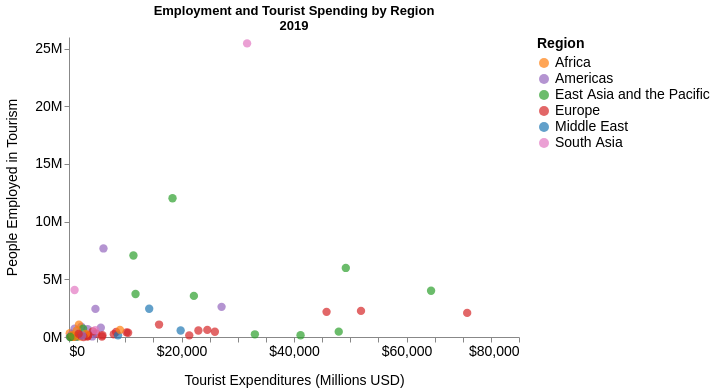

Source (notebook cell):
### Code cell
# Scatter plot, expenditure x employment, 2019, by country
data = tourism[
        (tourism["year"] == 2019) &
        (tourism["indicator_code"].isin(["INBD_EXPD_BPAY_TOTL_VSTR", "EMPL_TOTL_TOTL_TOTL_TOTL_PRSN"])) &
        (tourism["region"].notna())
    ]

data_wide = (
    data.pivot_table(
        index = ["reporter_area_label", "region"],
        columns = "indicator_code",
        values = "value"
    ).dropna().reset_index()
)

def scatter_1(df):
    chart = alt.Chart(df).mark_point(filled = True, size = 70, opacity = 0.7).encode(
        alt.X("INBD_EXPD_BPAY_TOTL_VSTR:Q", axis = alt.Axis(format = "$,.0f")).title("Tourist Expenditures (Millions USD)"),
        alt.Y("EMPL_TOTL_TOTL_TOTL_TOTL_PRSN:Q", axis=alt.Axis(format="~s")).title("People Employed in Tourism"),
        color = alt.Color("region:N", title = "Region", scale = region_scale),
        tooltip = alt.Tooltip("reporter_area_label", title = "")
    ).properties(
        title = {
            "text" : [
                    "Employment and Tourist Spending by Region",
                    "2019"
            ]
        }
    ).configure_axis(
        labelFontSize=14,
        titleFontSize=14
    ).configure_legend(
        titleFontSize=14,
        labelFontSize=14 
    )

    return chart

# Render chart
scatter_1(data_wide)

### Figure 1 — Vega-Lite specification as saved in the notebook (floating-point values rounded to 4 significant figures)
{"config": {"axis": {"grid": false, "titleFontWeight": "normal", "titlePadding": 15, "labelFontSize": 14, "titleFontSize": 14}, "view": {"stroke": null, "width": 450}, "legend": {"labelFontSize": 14, "titleFontSize": 14}}, "data": {"name": "data-c1a163c0b06b52084fc1637a251a6e65"}, "mark": {"type": "point", "filled": true, "opacity": 0.7, "size": 70}, "encoding": {"color": {"field": "region", "scale": {"domain": ["Africa", "Americas", "East Asia and the Pacific", "Europe", "Middle East", "South Asia"], "range": ["#ff7f0e", "#9467bd", "#2ca02c", "#d62728", "#1f77b4", "#e377c2"]}, "title": "Region", "type": "nominal"}, "tooltip": {"field": "reporter_area_label", "title": "", "type": "nominal"}, "x": {"axis": {"format": "$,.0f"}, "field": "INBD_EXPD_BPAY_TOTL_VSTR", "title": "Tourist Expenditures (Millions USD)", "type": "quantitative"}, "y": {"axis": {"format": "~s"}, "field": "EMPL_TOTL_TOTL_TOTL_TOTL_PRSN", "title": "People Employed in Tourism", "type": "quantitative"}}, "title": {"text": ["Employment and Tourist Spending by Region", "2019"]}, "$schema": "https://vega.github.io/schema/vega-lite/v6.4.1.json", "datasets": {"data-c1a163c0b06b52084fc1637a251a6e65": [{"reporter_area_label": "Algeria", "region": "Africa", "EMPL_TOTL_TOTL_TOTL_TOTL_PRSN": 320000.0, "INBD_EXPD_BPAY_TOTL_VSTR": 140.0}, {"reporter_area_label": "Angola", "region": "Africa", "EMPL_TOTL_TOTL_TOTL_TOTL_PRSN": 124700.0, "INBD_EXPD_BPAY_TOTL_VSTR": 395.0}, {"reporter_area_label": "Argentina", "region": "Americas", "EMPL_TOTL_TOTL_TOTL_TOTL_PRSN": 801700.0, "INBD_EXPD_BPAY_TOTL_VSTR": 5654.0}, {"reporter_area_label": "Armenia", "region": "Europe", "EMPL_TOTL_TOTL_TOTL_TOTL_PRSN": 73870.0, "INBD_EXPD_BPAY_TOTL_VSTR": 1553.0}, {"reporter_area_label": "Australia", "region": "East Asia and the Pacific", "EMPL_TOTL_TOTL_TOTL_TOTL_PRSN": 463500.0, "INBD_EXPD_BPAY_TOTL_VSTR": 47950.0}, {"reporter_area_label": "Austria", "region": "Europe", "EMPL_TOTL_TOTL_TOTL_TOTL_PRSN": 451200.0, "INBD_EXPD_BPAY_TOTL_VSTR": 25930.0}, {"reporter_area_label": "Bahamas", "region": "Americas", "EMPL_TOTL_TOTL_TOTL_TOTL_PRSN": 50380.0, "INBD_EXPD_BPAY_TOTL_VSTR": 4150.0}, {"reporter_area_label": "Barbados", "region": "Americas", "EMPL_TOTL_TOTL_TOTL_TOTL_PRSN": 8328.0, "INBD_EXPD_BPAY_TOTL_VSTR": 1250.0}, {"reporter_area_label": "Belgium", "region": "Europe", "EMPL_TOTL_TOTL_TOTL_TOTL_PRSN": 366000.0, "INBD_EXPD_BPAY_TOTL_VSTR": 10520.0}, {"reporter_area_label": "Bhutan", "region": "South Asia", "EMPL_TOTL_TOTL_TOTL_TOTL_PRSN": 19710.0, "INBD_EXPD_BPAY_TOTL_VSTR": 120.0}, {"reporter_area_label": "Bolivia (Plurinational State of)", "region": "Americas", "EMPL_TOTL_TOTL_TOTL_TOTL_PRSN": 711700.0, "INBD_EXPD_BPAY_TOTL_VSTR": 977.0}, {"reporter_area_label": "Botswana", "region": "Africa", "EMPL_TOTL_TOTL_TOTL_TOTL_PRSN": 43670.0, "INBD_EXPD_BPAY_TOTL_VSTR": 712.4}, {"reporter_area_label": "Brazil", "region": "Americas", "EMPL_TOTL_TOTL_TOTL_TOTL_PRSN": 7677000.0, "INBD_EXPD_BPAY_TOTL_VSTR": 6127.0}, {"reporter_area_label": "Bulgaria", "region": "Europe", "EMPL_TOTL_TOTL_TOTL_TOTL_PRSN": 285700.0, "INBD_EXPD_BPAY_TOTL_VSTR": 4832.0}, {"reporter_area_label": "Cameroon", "region": "Africa", "EMPL_TOTL_TOTL_TOTL_TOTL_PRSN": 24100.0, "INBD_EXPD_BPAY_TOTL_VSTR": 681.0}, {"reporter_area_label": "Chile", "region": "Americas", "EMPL_TOTL_TOTL_TOTL_TOTL_PRSN": 668500.0, "INBD_EXPD_BPAY_TOTL_VSTR": 3316.0}, {"reporter_area_label": "China, Hong Kong Special Administrative Region", "region": "East Asia and the Pacific", "EMPL_TOTL_TOTL_TOTL_TOTL_PRSN": 232700.0, "INBD_EXPD_BPAY_TOTL_VSTR": 33040.0}, {"reporter_area_label": "China, Macao Special Administrative Region", "region": "East Asia and the Pacific", "EMPL_TOTL_TOTL_TOTL_TOTL_PRSN": 154700.0, "INBD_EXPD_BPAY_TOTL_VSTR": 41160.0}, {"reporter_area_label": "Cook Islands", "region": "East Asia and the Pacific", "EMPL_TOTL_TOTL_TOTL_TOTL_PRSN": 2024.0, "INBD_EXPD_BPAY_TOTL_VSTR": 227.8}, {"reporter_area_label": "Costa Rica", "region": "Americas", "EMPL_TOTL_TOTL_TOTL_TOTL_PRSN": 254600.0, "INBD_EXPD_BPAY_TOTL_VSTR": 4339.0}, {"reporter_area_label": "Cyprus", "region": "Europe", "EMPL_TOTL_TOTL_TOTL_TOTL_PRSN": 54200.0, "INBD_EXPD_BPAY_TOTL_VSTR": 3251.0}, {"reporter_area_label": "Czechia", "region": "Europe", "EMPL_TOTL_TOTL_TOTL_TOTL_PRSN": 239500.0, "INBD_EXPD_BPAY_TOTL_VSTR": 7967.0}, {"reporter_area_label": "Ecuador", "region": "Americas", "EMPL_TOTL_TOTL_TOTL_TOTL_PRSN": 902100.0, "INBD_EXPD_BPAY_TOTL_VSTR": 2194.0}, {"reporter_area_label": "Egypt", "region": "Middle East", "EMPL_TOTL_TOTL_TOTL_TOTL_PRSN": 2444000.0, "INBD_EXPD_BPAY_TOTL_VSTR": 14260.0}, {"reporter_area_label": "El Salvador", "region": "Americas", "EMPL_TOTL_TOTL_TOTL_TOTL_PRSN": 304200.0, "INBD_EXPD_BPAY_TOTL_VSTR": 1664.0}, {"reporter_area_label": "Fiji", "region": "East Asia and the Pacific", "EMPL_TOTL_TOTL_TOTL_TOTL_PRSN": 28820.0, "INBD_EXPD_BPAY_TOTL_VSTR": 1345.0}, {"reporter_area_label": "Finland", "region": "Europe", "EMPL_TOTL_TOTL_TOTL_TOTL_PRSN": 154100.0, "INBD_EXPD_BPAY_TOTL_VSTR": 5944.0}, {"reporter_area_label": "France", "region": "Europe", "EMPL_TOTL_TOTL_TOTL_TOTL_PRSN": 2090000.0, "INBD_EXPD_BPAY_TOTL_VSTR": 70790.0}, {"reporter_area_label": "Greece", "region": "Europe", "EMPL_TOTL_TOTL_TOTL_TOTL_PRSN": 564000.0, "INBD_EXPD_BPAY_TOTL_VSTR": 23000.0}, {"reporter_area_label": "Honduras", "region": "Americas", "EMPL_TOTL_TOTL_TOTL_TOTL_PRSN": 267700.0, "INBD_EXPD_BPAY_TOTL_VSTR": 558.0}, {"reporter_area_label": "Hungary", "region": "Europe", "EMPL_TOTL_TOTL_TOTL_TOTL_PRSN": 398100.0, "INBD_EXPD_BPAY_TOTL_VSTR": 10220.0}, {"reporter_area_label": "India", "region": "South Asia", "EMPL_TOTL_TOTL_TOTL_TOTL_PRSN": 25450000.0, "INBD_EXPD_BPAY_TOTL_VSTR": 31660.0}, {"reporter_area_label": "Indonesia", "region": "East Asia and the Pacific", "EMPL_TOTL_TOTL_TOTL_TOTL_PRSN": 12030000.0, "INBD_EXPD_BPAY_TOTL_VSTR": 18400.0}, {"reporter_area_label": "Israel", "region": "Europe", "EMPL_TOTL_TOTL_TOTL_TOTL_PRSN": 435600.0, "INBD_EXPD_BPAY_TOTL_VSTR": 8378.0}, {"reporter_area_label": "Italy", "region": "Europe", "EMPL_TOTL_TOTL_TOTL_TOTL_PRSN": 2262000.0, "INBD_EXPD_BPAY_TOTL_VSTR": 51910.0}, {"reporter_area_label": "Japan", "region": "East Asia and the Pacific", "EMPL_TOTL_TOTL_TOTL_TOTL_PRSN": 5987000.0, "INBD_EXPD_BPAY_TOTL_VSTR": 49210.0}, {"reporter_area_label": "Kenya", "region": "Africa", "EMPL_TOTL_TOTL_TOTL_TOTL_PRSN": 1070000.0, "INBD_EXPD_BPAY_TOTL_VSTR": 1762.0}, {"reporter_area_label": "Lebanon", "region": "Middle East", "EMPL_TOTL_TOTL_TOTL_TOTL_PRSN": 143700.0, "INBD_EXPD_BPAY_TOTL_VSTR": 8717.0}, {"reporter_area_label": "Luxembourg", "region": "Europe", "EMPL_TOTL_TOTL_TOTL_TOTL_PRSN": 38980.0, "INBD_EXPD_BPAY_TOTL_VSTR": 5862.0}, {"reporter_area_label": "Malaysia", "region": "East Asia and the Pacific", "EMPL_TOTL_TOTL_TOTL_TOTL_PRSN": 3562000.0, "INBD_EXPD_BPAY_TOTL_VSTR": 22200.0}, {"reporter_area_label": "Mauritius", "region": "Africa", "EMPL_TOTL_TOTL_TOTL_TOTL_PRSN": 31550.0, "INBD_EXPD_BPAY_TOTL_VSTR": 2024.0}, {"reporter_area_label": "Mexico", "region": "Americas", "EMPL_TOTL_TOTL_TOTL_TOTL_PRSN": 2614000.0, "INBD_EXPD_BPAY_TOTL_VSTR": 27130.0}, {"reporter_area_label": "Mongolia", "region": "East Asia and the Pacific", "EMPL_TOTL_TOTL_TOTL_TOTL_PRSN": 87840.0, "INBD_EXPD_BPAY_TOTL_VSTR": 605.0}, {"reporter_area_label": "Myanmar", "region": "East Asia and the Pacific", "EMPL_TOTL_TOTL_TOTL_TOTL_PRSN": 710100.0, "INBD_EXPD_BPAY_TOTL_VSTR": 2501.0}, {"reporter_area_label": "North Macedonia", "region": "Europe", "EMPL_TOTL_TOTL_TOTL_TOTL_PRSN": 29340.0, "INBD_EXPD_BPAY_TOTL_VSTR": 401.0}, {"reporter_area_label": "Pakistan", "region": "South Asia", "EMPL_TOTL_TOTL_TOTL_TOTL_PRSN": 4077000.0, "INBD_EXPD_BPAY_TOTL_VSTR": 992.0}, {"reporter_area_label": "Peru", "region": "Americas", "EMPL_TOTL_TOTL_TOTL_TOTL_PRSN": 2437000.0, "INBD_EXPD_BPAY_TOTL_VSTR": 4703.0}, {"reporter_area_label": "Philippines", "region": "East Asia and the Pacific", "EMPL_TOTL_TOTL_TOTL_TOTL_PRSN": 7061000.0, "INBD_EXPD_BPAY_TOTL_VSTR": 11460.0}, {"reporter_area_label": "Poland", "region": "Europe", "EMPL_TOTL_TOTL_TOTL_TOTL_PRSN": 1078000.0, "INBD_EXPD_BPAY_TOTL_VSTR": 16010.0}, {"reporter_area_label": "Portugal", "region": "Europe", "EMPL_TOTL_TOTL_TOTL_TOTL_PRSN": 615500.0, "INBD_EXPD_BPAY_TOTL_VSTR": 24590.0}, {"reporter_area_label": "Romania", "region": "Europe", "EMPL_TOTL_TOTL_TOTL_TOTL_PRSN": 492900.0, "INBD_EXPD_BPAY_TOTL_VSTR": 4240.0}, {"reporter_area_label": "Saudi Arabia", "region": "Middle East", "EMPL_TOTL_TOTL_TOTL_TOTL_PRSN": 568000.0, "INBD_EXPD_BPAY_TOTL_VSTR": 19850.0}, {"reporter_area_label": "Senegal", "region": "Africa", "EMPL_TOTL_TOTL_TOTL_TOTL_PRSN": 182000.0, "INBD_EXPD_BPAY_TOTL_VSTR": 586.0}, {"reporter_area_label": "Serbia", "region": "Europe", "EMPL_TOTL_TOTL_TOTL_TOTL_PRSN": 161400.0, "INBD_EXPD_BPAY_TOTL_VSTR": 2000.0}, {"reporter_area_label": "Seychelles", "region": "Africa", "EMPL_TOTL_TOTL_TOTL_TOTL_PRSN": 9922.0, "INBD_EXPD_BPAY_TOTL_VSTR": 884.0}, {"reporter_area_label": "Slovakia", "region": "Europe", "EMPL_TOTL_TOTL_TOTL_TOTL_PRSN": 157200.0, "INBD_EXPD_BPAY_TOTL_VSTR": 3350.0}, {"reporter_area_label": "Slovenia", "region": "Europe", "EMPL_TOTL_TOTL_TOTL_TOTL_PRSN": 67310.0, "INBD_EXPD_BPAY_TOTL_VSTR": 3353.0}, {"reporter_area_label": "South Africa", "region": "Africa", "EMPL_TOTL_TOTL_TOTL_TOTL_PRSN": 619100.0, "INBD_EXPD_BPAY_TOTL_VSTR": 9064.0}, {"reporter_area_label": "Sri Lanka", "region": "South Asia", "EMPL_TOTL_TOTL_TOTL_TOTL_PRSN": 587100.0, "INBD_EXPD_BPAY_TOTL_VSTR": 4663.0}, {"reporter_area_label": "Switzerland", "region": "Europe", "EMPL_TOTL_TOTL_TOTL_TOTL_PRSN": 141100.0, "INBD_EXPD_BPAY_TOTL_VSTR": 21380.0}, {"reporter_area_label": "Thailand", "region": "East Asia and the Pacific", "EMPL_TOTL_TOTL_TOTL_TOTL_PRSN": 4007000.0, "INBD_EXPD_BPAY_TOTL_VSTR": 64370.0}, {"reporter_area_label": "Tunisia", "region": "Africa", "EMPL_TOTL_TOTL_TOTL_TOTL_PRSN": 273100.0, "INBD_EXPD_BPAY_TOTL_VSTR": 3030.0}, {"reporter_area_label": "Türkiye", "region": "Europe", "EMPL_TOTL_TOTL_TOTL_TOTL_PRSN": 2179000.0, "INBD_EXPD_BPAY_TOTL_VSTR": 45790.0}, {"reporter_area_label": "Uganda", "region": "Africa", "EMPL_TOTL_TOTL_TOTL_TOTL_PRSN": 573500.0, "INBD_EXPD_BPAY_TOTL_VSTR": 1400.0}, {"reporter_area_label": "Ukraine", "region": "Europe", "EMPL_TOTL_TOTL_TOTL_TOTL_PRSN": 407.0, "INBD_EXPD_BPAY_TOTL_VSTR": 2595.0}, {"reporter_area_label": "Uruguay", "region": "Americas", "EMPL_TOTL_TOTL_TOTL_TOTL_PRSN": 126500.0, "INBD_EXPD_BPAY_TOTL_VSTR": 2341.0}, {"reporter_area_label": "Uzbekistan", "region": "Europe", "EMPL_TOTL_TOTL_TOTL_TOTL_PRSN": 268600.0, "INBD_EXPD_BPAY_TOTL_VSTR": 1711.0}, {"reporter_area_label": "Vanuatu", "region": "East Asia and the Pacific", "EMPL_TOTL_TOTL_TOTL_TOTL_PRSN": 5467.0, "INBD_EXPD_BPAY_TOTL_VSTR": 246.0}, {"reporter_area_label": "Viet Nam", "region": "East Asia and the Pacific", "EMPL_TOTL_TOTL_TOTL_TOTL_PRSN": 3726000.0, "INBD_EXPD_BPAY_TOTL_VSTR": 11830.0}]}}
